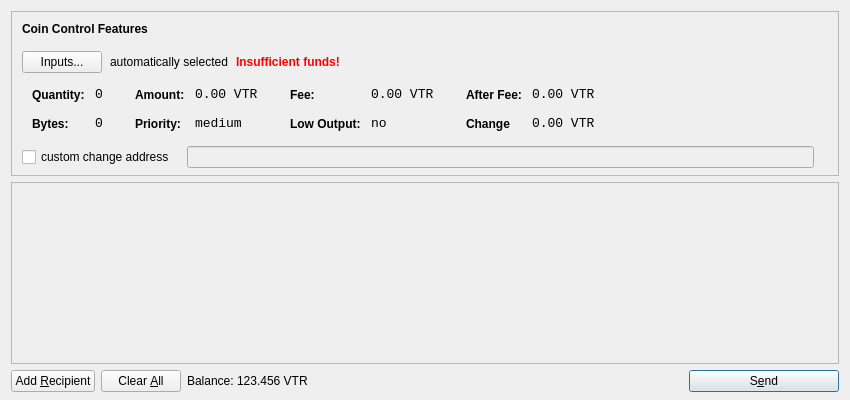
<?xml version="1.0" encoding="UTF-8"?>
<ui version="4.0">
 <class>SendCoinsDialog</class>
 <widget class="QDialog" name="SendCoinsDialog">
  <property name="geometry">
   <rect>
    <x>0</x>
    <y>0</y>
    <width>850</width>
    <height>400</height>
   </rect>
  </property>
  <property name="windowTitle">
   <string>Send Coins</string>
  </property>
  <layout class="QVBoxLayout" name="verticalLayout" stretch="0,1,0">
   <property name="bottomMargin">
    <number>8</number>
   </property>
   <item>
    <widget class="QFrame" name="frameCoinControl">
     <property name="sizePolicy">
      <sizepolicy hsizetype="Expanding" vsizetype="Expanding">
       <horstretch>0</horstretch>
       <verstretch>0</verstretch>
      </sizepolicy>
     </property>
     <property name="maximumSize">
      <size>
       <width>16777215</width>
       <height>16777215</height>
      </size>
     </property>
     <property name="frameShape">
      <enum>QFrame::StyledPanel</enum>
     </property>
     <property name="frameShadow">
      <enum>QFrame::Sunken</enum>
     </property>
     <layout class="QVBoxLayout" name="verticalLayoutCoinControl2">
      <property name="spacing">
       <number>-1</number>
      </property>
      <property name="leftMargin">
       <number>0</number>
      </property>
      <property name="topMargin">
       <number>0</number>
      </property>
      <property name="rightMargin">
       <number>0</number>
      </property>
      <property name="bottomMargin">
       <number>6</number>
      </property>
      <item>
       <layout class="QVBoxLayout" name="verticalLayoutCoinControl" stretch="0,0,0,0,1">
        <property name="spacing">
         <number>0</number>
        </property>
        <property name="leftMargin">
         <number>10</number>
        </property>
        <property name="topMargin">
         <number>10</number>
        </property>
        <item>
         <layout class="QHBoxLayout" name="horizontalLayoutCoinControl1">
          <property name="bottomMargin">
           <number>15</number>
          </property>
          <item>
           <widget class="QLabel" name="labelCoinControlFeatures">
            <property name="sizePolicy">
             <sizepolicy hsizetype="Preferred" vsizetype="Maximum">
              <horstretch>0</horstretch>
              <verstretch>0</verstretch>
             </sizepolicy>
            </property>
            <property name="font">
             <font>
              <weight>75</weight>
              <bold>true</bold>
             </font>
            </property>
            <property name="styleSheet">
             <string notr="true">font-weight:bold;</string>
            </property>
            <property name="text">
             <string>Coin Control Features</string>
            </property>
           </widget>
          </item>
         </layout>
        </item>
        <item>
         <layout class="QHBoxLayout" name="horizontalLayoutCoinControl2" stretch="0,0,0,0">
          <property name="spacing">
           <number>8</number>
          </property>
          <property name="bottomMargin">
           <number>10</number>
          </property>
          <item>
           <widget class="QPushButton" name="pushButtonCoinControl">
            <property name="styleSheet">
             <string notr="true"/>
            </property>
            <property name="text">
             <string>Inputs...</string>
            </property>
           </widget>
          </item>
          <item>
           <widget class="QLabel" name="labelCoinControlAutomaticallySelected">
            <property name="text">
             <string>automatically selected</string>
            </property>
            <property name="margin">
             <number>5</number>
            </property>
           </widget>
          </item>
          <item>
           <widget class="QLabel" name="labelCoinControlInsuffFunds">
            <property name="font">
             <font>
              <weight>75</weight>
              <bold>true</bold>
             </font>
            </property>
            <property name="styleSheet">
             <string notr="true">color:red;font-weight:bold;</string>
            </property>
            <property name="text">
             <string>Insufficient funds!</string>
            </property>
            <property name="margin">
             <number>5</number>
            </property>
           </widget>
          </item>
          <item>
           <spacer name="horizontalSpacerCoinControl">
            <property name="orientation">
             <enum>Qt::Horizontal</enum>
            </property>
            <property name="sizeHint" stdset="0">
             <size>
              <width>40</width>
              <height>1</height>
             </size>
            </property>
           </spacer>
          </item>
         </layout>
        </item>
        <item>
         <widget class="QWidget" name="widgetCoinControl" native="true">
          <property name="sizePolicy">
           <sizepolicy hsizetype="Preferred" vsizetype="Preferred">
            <horstretch>0</horstretch>
            <verstretch>0</verstretch>
           </sizepolicy>
          </property>
          <property name="minimumSize">
           <size>
            <width>0</width>
            <height>0</height>
           </size>
          </property>
          <property name="styleSheet">
           <string notr="true"/>
          </property>
          <layout class="QHBoxLayout" name="horizontalLayoutCoinControl5">
           <property name="leftMargin">
            <number>0</number>
           </property>
           <property name="topMargin">
            <number>0</number>
           </property>
           <property name="rightMargin">
            <number>0</number>
           </property>
           <property name="bottomMargin">
            <number>0</number>
           </property>
           <item>
            <layout class="QHBoxLayout" name="horizontalLayoutCoinControl3" stretch="0,0,0,1">
             <property name="spacing">
              <number>20</number>
             </property>
             <property name="topMargin">
              <number>0</number>
             </property>
             <property name="bottomMargin">
              <number>10</number>
             </property>
             <item>
              <layout class="QFormLayout" name="formLayoutCoinControl1">
               <property name="horizontalSpacing">
                <number>10</number>
               </property>
               <property name="verticalSpacing">
                <number>14</number>
               </property>
               <property name="leftMargin">
                <number>10</number>
               </property>
               <property name="topMargin">
                <number>4</number>
               </property>
               <property name="rightMargin">
                <number>6</number>
               </property>
               <item row="0" column="0">
                <widget class="QLabel" name="labelCoinControlQuantityText">
                 <property name="styleSheet">
                  <string notr="true">font-weight:bold;</string>
                 </property>
                 <property name="text">
                  <string>Quantity:</string>
                 </property>
                 <property name="margin">
                  <number>0</number>
                 </property>
                </widget>
               </item>
               <item row="0" column="1">
                <widget class="QLabel" name="labelCoinControlQuantity">
                 <property name="font">
                  <font>
                   <family>Monospace</family>
                   <pointsize>10</pointsize>
                  </font>
                 </property>
                 <property name="cursor">
                  <cursorShape>IBeamCursor</cursorShape>
                 </property>
                 <property name="contextMenuPolicy">
                  <enum>Qt::ActionsContextMenu</enum>
                 </property>
                 <property name="text">
                  <string>0</string>
                 </property>
                 <property name="margin">
                  <number>0</number>
                 </property>
                 <property name="textInteractionFlags">
                  <set>Qt::LinksAccessibleByMouse|Qt::TextSelectableByKeyboard|Qt::TextSelectableByMouse</set>
                 </property>
                </widget>
               </item>
               <item row="1" column="0">
                <widget class="QLabel" name="labelCoinControlBytesText">
                 <property name="styleSheet">
                  <string notr="true">font-weight:bold;</string>
                 </property>
                 <property name="text">
                  <string>Bytes:</string>
                 </property>
                </widget>
               </item>
               <item row="1" column="1">
                <widget class="QLabel" name="labelCoinControlBytes">
                 <property name="font">
                  <font>
                   <family>Monospace</family>
                   <pointsize>10</pointsize>
                  </font>
                 </property>
                 <property name="cursor">
                  <cursorShape>IBeamCursor</cursorShape>
                 </property>
                 <property name="contextMenuPolicy">
                  <enum>Qt::ActionsContextMenu</enum>
                 </property>
                 <property name="text">
                  <string>0</string>
                 </property>
                 <property name="textInteractionFlags">
                  <set>Qt::LinksAccessibleByMouse|Qt::TextSelectableByKeyboard|Qt::TextSelectableByMouse</set>
                 </property>
                </widget>
               </item>
              </layout>
             </item>
             <item>
              <layout class="QFormLayout" name="formLayoutCoinControl2">
               <property name="horizontalSpacing">
                <number>10</number>
               </property>
               <property name="verticalSpacing">
                <number>14</number>
               </property>
               <property name="leftMargin">
                <number>6</number>
               </property>
               <property name="topMargin">
                <number>4</number>
               </property>
               <property name="rightMargin">
                <number>6</number>
               </property>
               <item row="0" column="0">
                <widget class="QLabel" name="labelCoinControlAmountText">
                 <property name="styleSheet">
                  <string notr="true">font-weight:bold;</string>
                 </property>
                 <property name="text">
                  <string>Amount:</string>
                 </property>
                 <property name="margin">
                  <number>0</number>
                 </property>
                </widget>
               </item>
               <item row="0" column="1">
                <widget class="QLabel" name="labelCoinControlAmount">
                 <property name="font">
                  <font>
                   <family>Monospace</family>
                   <pointsize>10</pointsize>
                  </font>
                 </property>
                 <property name="cursor">
                  <cursorShape>IBeamCursor</cursorShape>
                 </property>
                 <property name="contextMenuPolicy">
                  <enum>Qt::ActionsContextMenu</enum>
                 </property>
                 <property name="text">
                  <string>0.00 VTR</string>
                 </property>
                 <property name="textInteractionFlags">
                  <set>Qt::LinksAccessibleByMouse|Qt::TextSelectableByKeyboard|Qt::TextSelectableByMouse</set>
                 </property>
                </widget>
               </item>
               <item row="1" column="0">
                <widget class="QLabel" name="labelCoinControlPriorityText">
                 <property name="styleSheet">
                  <string notr="true">font-weight:bold;</string>
                 </property>
                 <property name="text">
                  <string>Priority:</string>
                 </property>
                </widget>
               </item>
               <item row="1" column="1">
                <widget class="QLabel" name="labelCoinControlPriority">
                 <property name="font">
                  <font>
                   <family>Monospace</family>
                   <pointsize>10</pointsize>
                  </font>
                 </property>
                 <property name="cursor">
                  <cursorShape>IBeamCursor</cursorShape>
                 </property>
                 <property name="contextMenuPolicy">
                  <enum>Qt::ActionsContextMenu</enum>
                 </property>
                 <property name="text">
                  <string>medium</string>
                 </property>
                 <property name="textInteractionFlags">
                  <set>Qt::LinksAccessibleByMouse|Qt::TextSelectableByKeyboard|Qt::TextSelectableByMouse</set>
                 </property>
                </widget>
               </item>
              </layout>
             </item>
             <item>
              <layout class="QFormLayout" name="formLayoutCoinControl3">
               <property name="horizontalSpacing">
                <number>10</number>
               </property>
               <property name="verticalSpacing">
                <number>14</number>
               </property>
               <property name="leftMargin">
                <number>6</number>
               </property>
               <property name="topMargin">
                <number>4</number>
               </property>
               <property name="rightMargin">
                <number>6</number>
               </property>
               <item row="0" column="0">
                <widget class="QLabel" name="labelCoinControlFeeText">
                 <property name="styleSheet">
                  <string notr="true">font-weight:bold;</string>
                 </property>
                 <property name="text">
                  <string>Fee:</string>
                 </property>
                 <property name="margin">
                  <number>0</number>
                 </property>
                </widget>
               </item>
               <item row="0" column="1">
                <widget class="QLabel" name="labelCoinControlFee">
                 <property name="font">
                  <font>
                   <family>Monospace</family>
                   <pointsize>10</pointsize>
                  </font>
                 </property>
                 <property name="cursor">
                  <cursorShape>IBeamCursor</cursorShape>
                 </property>
                 <property name="contextMenuPolicy">
                  <enum>Qt::ActionsContextMenu</enum>
                 </property>
                 <property name="text">
                  <string>0.00 VTR</string>
                 </property>
                 <property name="textInteractionFlags">
                  <set>Qt::LinksAccessibleByMouse|Qt::TextSelectableByKeyboard|Qt::TextSelectableByMouse</set>
                 </property>
                </widget>
               </item>
               <item row="1" column="0">
                <widget class="QLabel" name="labelCoinControlLowOutputText">
                 <property name="styleSheet">
                  <string notr="true">font-weight:bold;</string>
                 </property>
                 <property name="text">
                  <string>Low Output:</string>
                 </property>
                </widget>
               </item>
               <item row="1" column="1">
                <widget class="QLabel" name="labelCoinControlLowOutput">
                 <property name="font">
                  <font>
                   <family>Monospace</family>
                   <pointsize>10</pointsize>
                  </font>
                 </property>
                 <property name="cursor">
                  <cursorShape>IBeamCursor</cursorShape>
                 </property>
                 <property name="contextMenuPolicy">
                  <enum>Qt::ActionsContextMenu</enum>
                 </property>
                 <property name="text">
                  <string>no</string>
                 </property>
                 <property name="textInteractionFlags">
                  <set>Qt::LinksAccessibleByMouse|Qt::TextSelectableByKeyboard|Qt::TextSelectableByMouse</set>
                 </property>
                </widget>
               </item>
              </layout>
             </item>
             <item>
              <layout class="QFormLayout" name="formLayoutCoinControl4">
               <property name="horizontalSpacing">
                <number>10</number>
               </property>
               <property name="verticalSpacing">
                <number>14</number>
               </property>
               <property name="leftMargin">
                <number>6</number>
               </property>
               <property name="topMargin">
                <number>4</number>
               </property>
               <property name="rightMargin">
                <number>6</number>
               </property>
               <item row="0" column="0">
                <widget class="QLabel" name="labelCoinControlAfterFeeText">
                 <property name="styleSheet">
                  <string notr="true">font-weight:bold;</string>
                 </property>
                 <property name="text">
                  <string>After Fee:</string>
                 </property>
                 <property name="margin">
                  <number>0</number>
                 </property>
                </widget>
               </item>
               <item row="0" column="1">
                <widget class="QLabel" name="labelCoinControlAfterFee">
                 <property name="font">
                  <font>
                   <family>Monospace</family>
                   <pointsize>10</pointsize>
                  </font>
                 </property>
                 <property name="cursor">
                  <cursorShape>IBeamCursor</cursorShape>
                 </property>
                 <property name="contextMenuPolicy">
                  <enum>Qt::ActionsContextMenu</enum>
                 </property>
                 <property name="text">
                  <string>0.00 VTR</string>
                 </property>
                 <property name="textInteractionFlags">
                  <set>Qt::LinksAccessibleByMouse|Qt::TextSelectableByKeyboard|Qt::TextSelectableByMouse</set>
                 </property>
                </widget>
               </item>
               <item row="1" column="0">
                <widget class="QLabel" name="labelCoinControlChangeText">
                 <property name="styleSheet">
                  <string notr="true">font-weight:bold;</string>
                 </property>
                 <property name="text">
                  <string>Change</string>
                 </property>
                </widget>
               </item>
               <item row="1" column="1">
                <widget class="QLabel" name="labelCoinControlChange">
                 <property name="font">
                  <font>
                   <family>Monospace</family>
                   <pointsize>10</pointsize>
                  </font>
                 </property>
                 <property name="cursor">
                  <cursorShape>IBeamCursor</cursorShape>
                 </property>
                 <property name="contextMenuPolicy">
                  <enum>Qt::ActionsContextMenu</enum>
                 </property>
                 <property name="text">
                  <string>0.00 VTR</string>
                 </property>
                 <property name="textInteractionFlags">
                  <set>Qt::LinksAccessibleByMouse|Qt::TextSelectableByKeyboard|Qt::TextSelectableByMouse</set>
                 </property>
                </widget>
               </item>
              </layout>
             </item>
            </layout>
           </item>
          </layout>
         </widget>
        </item>
        <item>
         <layout class="QHBoxLayout" name="horizontalLayoutCoinControl4" stretch="0,0,0">
          <property name="spacing">
           <number>12</number>
          </property>
          <property name="sizeConstraint">
           <enum>QLayout::SetDefaultConstraint</enum>
          </property>
          <property name="topMargin">
           <number>5</number>
          </property>
          <property name="rightMargin">
           <number>5</number>
          </property>
          <item>
           <widget class="QCheckBox" name="checkBoxCoinControlChange">
            <property name="text">
             <string>custom change address</string>
            </property>
           </widget>
          </item>
          <item>
           <widget class="QLineEdit" name="lineEditCoinControlChange">
            <property name="enabled">
             <bool>false</bool>
            </property>
            <property name="sizePolicy">
             <sizepolicy hsizetype="Expanding" vsizetype="Fixed">
              <horstretch>0</horstretch>
              <verstretch>0</verstretch>
             </sizepolicy>
            </property>
           </widget>
          </item>
          <item>
           <widget class="QLabel" name="labelCoinControlChangeLabel">
            <property name="sizePolicy">
             <sizepolicy hsizetype="Preferred" vsizetype="Expanding">
              <horstretch>0</horstretch>
              <verstretch>0</verstretch>
             </sizepolicy>
            </property>
            <property name="minimumSize">
             <size>
              <width>0</width>
              <height>0</height>
             </size>
            </property>
            <property name="text">
             <string/>
            </property>
            <property name="margin">
             <number>3</number>
            </property>
           </widget>
          </item>
         </layout>
        </item>
        <item>
         <spacer name="verticalSpacerCoinControl">
          <property name="orientation">
           <enum>Qt::Vertical</enum>
          </property>
          <property name="sizeHint" stdset="0">
           <size>
            <width>800</width>
            <height>1</height>
           </size>
          </property>
         </spacer>
        </item>
       </layout>
      </item>
     </layout>
    </widget>
   </item>
   <item>
    <widget class="QScrollArea" name="scrollArea">
     <property name="widgetResizable">
      <bool>true</bool>
     </property>
     <widget class="QWidget" name="scrollAreaWidgetContents">
      <property name="geometry">
       <rect>
        <x>0</x>
        <y>0</y>
        <width>824</width>
        <height>141</height>
       </rect>
      </property>
      <layout class="QVBoxLayout" name="verticalLayout_2">
       <property name="leftMargin">
        <number>0</number>
       </property>
       <property name="topMargin">
        <number>0</number>
       </property>
       <property name="rightMargin">
        <number>0</number>
       </property>
       <property name="bottomMargin">
        <number>0</number>
       </property>
       <item>
        <layout class="QVBoxLayout" name="entries">
         <property name="spacing">
          <number>6</number>
         </property>
        </layout>
       </item>
       <item>
        <spacer name="verticalSpacer">
         <property name="orientation">
          <enum>Qt::Vertical</enum>
         </property>
         <property name="sizeHint" stdset="0">
          <size>
           <width>20</width>
           <height>40</height>
          </size>
         </property>
        </spacer>
       </item>
      </layout>
     </widget>
    </widget>
   </item>
   <item>
    <layout class="QHBoxLayout" name="horizontalLayout">
     <item>
      <widget class="QPushButton" name="addButton">
       <property name="toolTip">
        <string>Send to multiple recipients at once</string>
       </property>
       <property name="text">
        <string>Add &amp;Recipient</string>
       </property>
       <property name="icon">
        <iconset resource="../bitcoin.qrc">
         <normaloff>:/icons/add</normaloff>:/icons/add</iconset>
       </property>
       <property name="autoDefault">
        <bool>false</bool>
       </property>
      </widget>
     </item>
     <item>
      <widget class="QPushButton" name="clearButton">
       <property name="sizePolicy">
        <sizepolicy hsizetype="Minimum" vsizetype="Fixed">
         <horstretch>0</horstretch>
         <verstretch>0</verstretch>
        </sizepolicy>
       </property>
       <property name="toolTip">
        <string>Remove all transaction fields</string>
       </property>
       <property name="text">
        <string>Clear &amp;All</string>
       </property>
       <property name="icon">
        <iconset resource="../bitcoin.qrc">
         <normaloff>:/icons/remove</normaloff>:/icons/remove</iconset>
       </property>
       <property name="autoRepeatDelay">
        <number>300</number>
       </property>
       <property name="autoDefault">
        <bool>false</bool>
       </property>
      </widget>
     </item>
     <item>
      <layout class="QHBoxLayout" name="horizontalLayout_2">
       <property name="spacing">
        <number>3</number>
       </property>
       <item>
        <widget class="QLabel" name="label">
         <property name="sizePolicy">
          <sizepolicy hsizetype="Preferred" vsizetype="Fixed">
           <horstretch>0</horstretch>
           <verstretch>0</verstretch>
          </sizepolicy>
         </property>
         <property name="text">
          <string>Balance:</string>
         </property>
        </widget>
       </item>
       <item>
        <widget class="QLabel" name="labelBalance">
         <property name="sizePolicy">
          <sizepolicy hsizetype="Preferred" vsizetype="Fixed">
           <horstretch>0</horstretch>
           <verstretch>0</verstretch>
          </sizepolicy>
         </property>
         <property name="cursor">
          <cursorShape>IBeamCursor</cursorShape>
         </property>
         <property name="text">
          <string>123.456 VTR</string>
         </property>
         <property name="textInteractionFlags">
          <set>Qt::LinksAccessibleByMouse|Qt::TextSelectableByKeyboard|Qt::TextSelectableByMouse</set>
         </property>
        </widget>
       </item>
      </layout>
     </item>
     <item>
      <spacer name="horizontalSpacer">
       <property name="orientation">
        <enum>Qt::Horizontal</enum>
       </property>
       <property name="sizeHint" stdset="0">
        <size>
         <width>40</width>
         <height>20</height>
        </size>
       </property>
      </spacer>
     </item>
     <item>
      <widget class="QPushButton" name="sendButton">
       <property name="minimumSize">
        <size>
         <width>150</width>
         <height>0</height>
        </size>
       </property>
       <property name="toolTip">
        <string>Confirm the send action</string>
       </property>
       <property name="text">
        <string>S&amp;end</string>
       </property>
       <property name="icon">
        <iconset resource="../bitcoin.qrc">
         <normaloff>:/icons/send</normaloff>:/icons/send</iconset>
       </property>
       <property name="default">
        <bool>true</bool>
       </property>
      </widget>
     </item>
    </layout>
   </item>
  </layout>
 </widget>
 <resources>
  <include location="../bitcoin.qrc"/>
 </resources>
 <connections/>
</ui>
